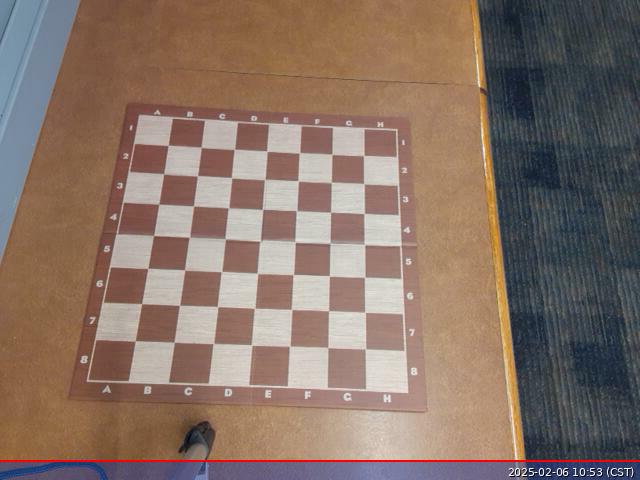
#> input picture images/cb1.jpg, 640 x 480 px; its folder holds only this picture in this run
$ python main.py
#> lines starting #> are read from the running program, lines starting #| are printed output that depends on the picture
### helper.py
# -*- coding: utf-8 -*-
"""
Created on Sun Feb  9 14:47:53 2025

@author: jackm
"""
from Line import Line
import cv2
from matplotlib import pyplot as plt
from matplotlib import patches as patches
from Line import Line


# [75 lines left out: functions find_lines_plot, find_grid, find_small_line, not called in this run]


def find_square(img_rgb, width, height):
    fig, ax = plt.subplots(figsize=(8, 6))

    ax.imshow(img_rgb, extent=[0, width, height, 0])

    ax.set_xlim(0, width)
    ax.set_ylim(height, 0)

    rows, cols = 5, 5
    r_width = width / cols
    r_height = height / rows
    partition = 1

    for i in range(rows):
        for j in range(cols):
            x0 = round(j * r_width, 2)
            y0 = round(i * r_height, 2)

            print("***** Partition", partition)
            print("(x, width):", f"({x0}, {r_width})")
            print("(y, height):", f"({y0}, {r_height})")
            print()

            rect = patches.Rectangle(
                (x0, y0), r_width, r_height,
                linewidth=2, edgecolor=f"C{partition % 10}",
                facecolor='none', label=f'Partition {partition}'
            )
            ax.add_patch(rect)

            # Label the partition at its center
            center_x = x0 + r_width / 2
            center_y = y0 + r_height / 2
            ax.text(center_x, center_y, str(partition),
                    color='black', fontsize=12,
                    ha='center', va='center')

            partition += 1

    ax.set_aspect('equal', adjustable='box')
    ax.set_title("16 Partitions of the x, y Plane")
    ax.set_xlabel("x")
    ax.set_ylabel("y")

    # Show the plot
    plt.show()
    plt.close(fig)

### main.py
from Line import Line  # assuming Line is defined as a dataclass
import helper
import os
import cv2

directory = "images"
n = 0

for f in os.listdir(directory):
    file_path = os.path.join(directory, f)

    if os.path.isfile(file_path) and f.endswith(".jpg") or f.endswith(".webp"):
        n += 1
        img = cv2.imread(file_path)
#> img is the input picture: shape (480, 640, 3); mean B, G, R 102.1, 113.5, 134.2
        img_gray = cv2.cvtColor(img, cv2.COLOR_BGR2GRAY)
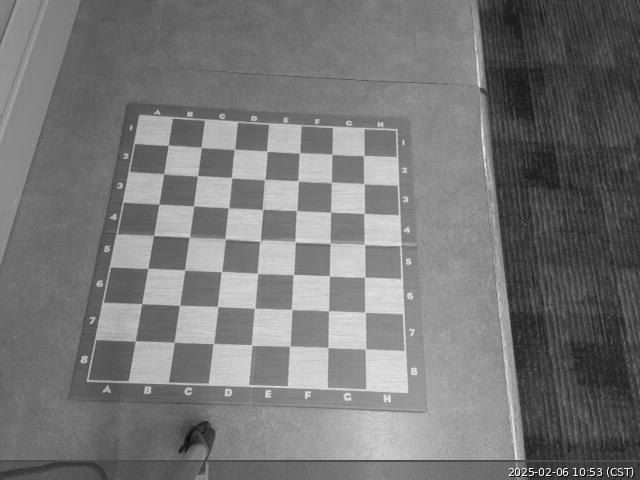
#> img_gray: shape (480, 640); min 2, max 254, mean 118.4
        img_rgb = cv2.cvtColor(img, cv2.COLOR_BGR2RGB)
        width, height, _ = img.shape
#> width = 480; height = 640

        # helper.find_lines_plot(img_gray, img_rgb, n)

        helper.find_square(img_rgb, width, height)
#> in find_square, `plt.show()`:
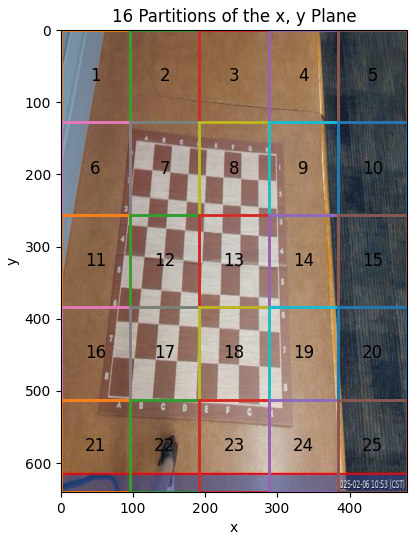
#> figure drawn by matplotlib, 1 panel

$ run again, on images/cp1.webp
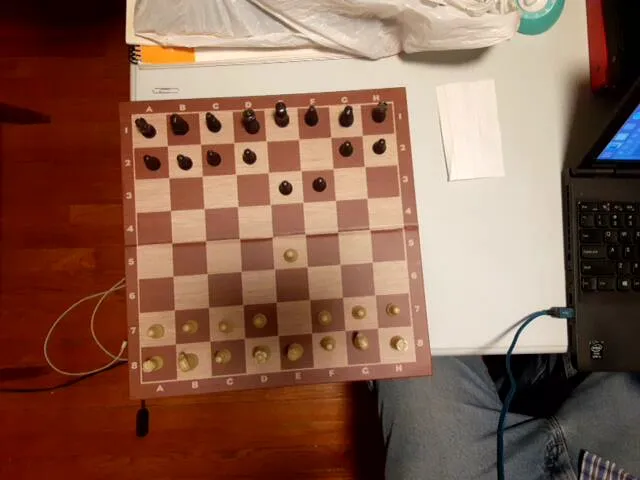
#> input picture images/cp1.webp, 640 x 480 px
#> img is the input picture: shape (480, 640, 3); mean B, G, R 79.8, 97.2, 135.5
#> `img_gray = cv2.cvtColor(img, cv2.COLOR_BGR2GRAY)`:
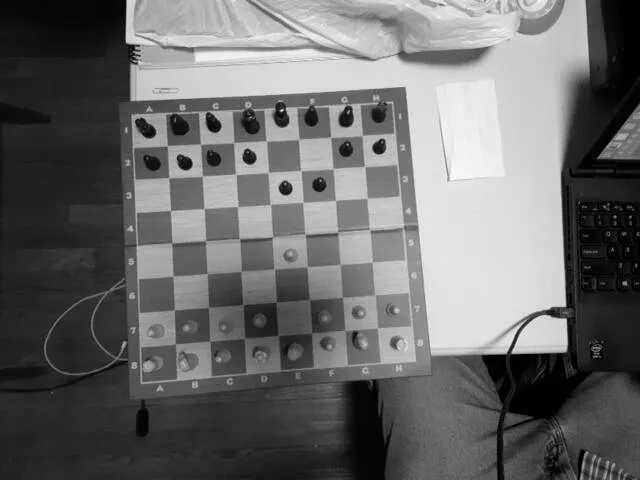
#> img_gray: shape (480, 640); min 0, max 251, mean 106.6
#> in find_square, `plt.show()`:
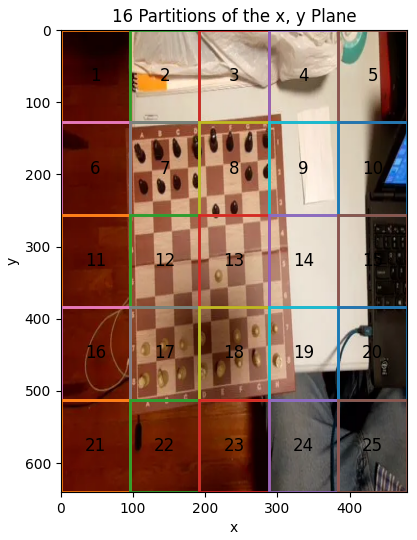
#> figure drawn by matplotlib, 1 panel

$ run again, on images/cp2.webp
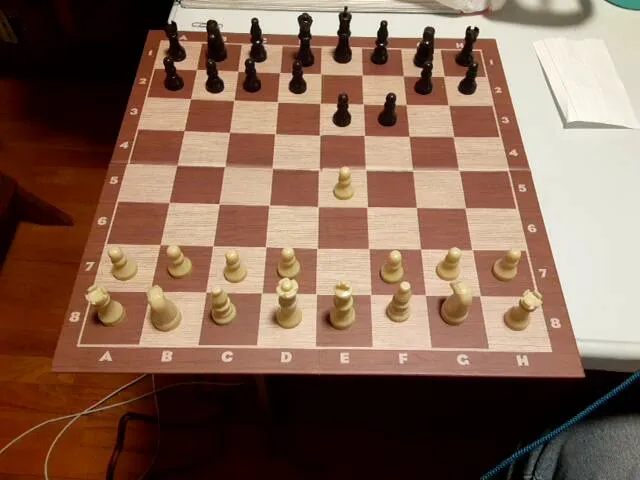
#> input picture images/cp2.webp, 640 x 480 px
#> img is the input picture: shape (480, 640, 3); mean B, G, R 84.2, 102, 132.9
#> `img_gray = cv2.cvtColor(img, cv2.COLOR_BGR2GRAY)`:
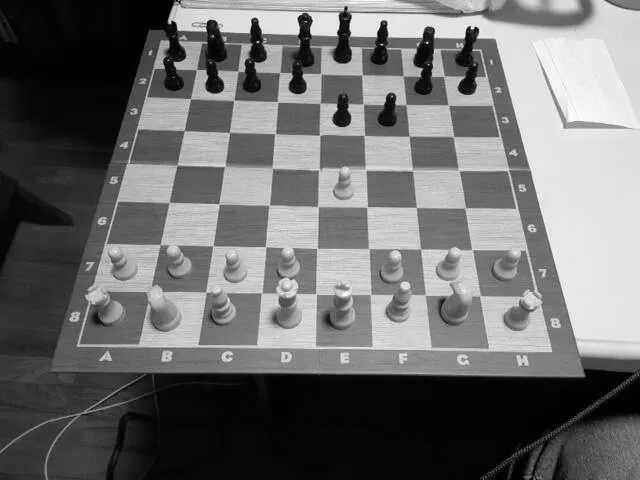
#> img_gray: shape (480, 640); min 0, max 254, mean 109.2
#> in find_square, `plt.show()`:
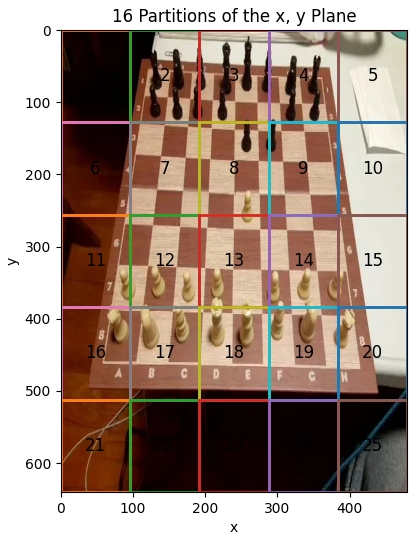
#> figure drawn by matplotlib, 1 panel
